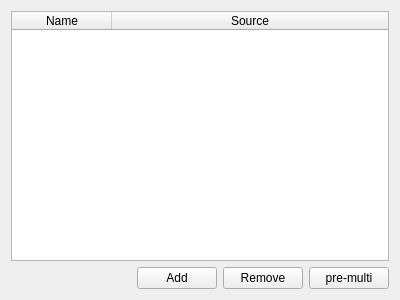
<?xml version="1.0" encoding="UTF-8"?>
<ui version="4.0">
 <class>TextureTab</class>
 <widget class="QWidget" name="TextureTab">
  <property name="geometry">
   <rect>
    <x>0</x>
    <y>0</y>
    <width>400</width>
    <height>300</height>
   </rect>
  </property>
  <property name="windowTitle">
   <string>Form</string>
  </property>
  <layout class="QVBoxLayout" name="verticalLayout">
   <item>
    <widget class="QTableWidget" name="tableWidget">
     <property name="mouseTracking">
      <bool>true</bool>
     </property>
     <property name="editTriggers">
      <set>QAbstractItemView::NoEditTriggers</set>
     </property>
     <property name="selectionBehavior">
      <enum>QAbstractItemView::SelectRows</enum>
     </property>
     <attribute name="horizontalHeaderStretchLastSection">
      <bool>true</bool>
     </attribute>
     <attribute name="verticalHeaderVisible">
      <bool>false</bool>
     </attribute>
     <attribute name="verticalHeaderDefaultSectionSize">
      <number>25</number>
     </attribute>
     <column>
      <property name="text">
       <string>Name</string>
      </property>
     </column>
     <column>
      <property name="text">
       <string>Source</string>
      </property>
     </column>
    </widget>
   </item>
   <item>
    <layout class="QHBoxLayout" name="horizontalLayout">
     <item>
      <spacer name="horizontalSpacer">
       <property name="orientation">
        <enum>Qt::Horizontal</enum>
       </property>
       <property name="sizeHint" stdset="0">
        <size>
         <width>40</width>
         <height>20</height>
        </size>
       </property>
      </spacer>
     </item>
     <item>
      <widget class="QPushButton" name="btnAdd">
       <property name="text">
        <string>Add</string>
       </property>
      </widget>
     </item>
     <item>
      <widget class="QPushButton" name="btnRemove">
       <property name="text">
        <string>Remove</string>
       </property>
      </widget>
     </item>
     <item>
      <widget class="QPushButton" name="btnPreMulti">
       <property name="text">
        <string>pre-multi</string>
       </property>
      </widget>
     </item>
    </layout>
   </item>
  </layout>
 </widget>
 <resources/>
 <connections/>
 <slots>
  <slot>onAdd()</slot>
  <slot>onRemove()</slot>
  <slot>queryEdit(QModelIndex)</slot>
 </slots>
</ui>
